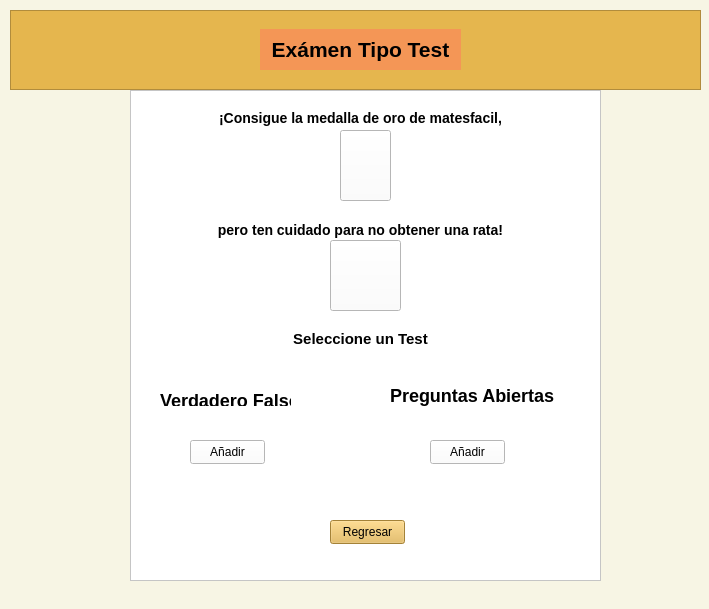
<?xml version="1.0" encoding="UTF-8"?>
<ui version="4.0">
 <class>Form</class>
 <widget class="QWidget" name="Form">
  <property name="geometry">
   <rect>
    <x>0</x>
    <y>0</y>
    <width>709</width>
    <height>609</height>
   </rect>
  </property>
  <property name="windowTitle">
   <string>Form</string>
  </property>
  <property name="styleSheet">
   <string notr="true">background-color: rgb(247, 245, 228);</string>
  </property>
  <widget class="QFrame" name="frame">
   <property name="geometry">
    <rect>
     <x>10</x>
     <y>10</y>
     <width>691</width>
     <height>80</height>
    </rect>
   </property>
   <property name="styleSheet">
    <string notr="true">background-color: rgb(229, 182, 78);</string>
   </property>
   <property name="frameShape">
    <enum>QFrame::StyledPanel</enum>
   </property>
   <property name="frameShadow">
    <enum>QFrame::Raised</enum>
   </property>
   <widget class="QLabel" name="label">
    <property name="geometry">
     <rect>
      <x>250</x>
      <y>19</y>
      <width>201</width>
      <height>41</height>
     </rect>
    </property>
    <property name="whatsThis">
     <string>&lt;html&gt;&lt;head/&gt;&lt;body&gt;&lt;h1 align=&quot;center&quot; style=&quot; margin-top:18px; margin-bottom:12px; margin-left:0px; margin-right:0px; -qt-block-indent:0; text-indent:0px;&quot;&gt;&lt;span style=&quot; font-family:'Courier New','Courier','monospace'; font-size:xx-large; font-weight:700; color:#000000;&quot;&gt;Exámenes tipo test&lt;/span&gt;&lt;/h1&gt;&lt;/body&gt;&lt;/html&gt;</string>
    </property>
    <property name="styleSheet">
     <string notr="true">background-color: rgb(244, 150, 86);</string>
    </property>
    <property name="text">
     <string>&lt;html&gt;&lt;head/&gt;&lt;body&gt;&lt;p align=&quot;center&quot;&gt;&lt;span style=&quot; font-size:16pt; font-weight:700; color:#000000;&quot;&gt;Exámen Tipo Test&lt;/span&gt;&lt;/p&gt;&lt;/body&gt;&lt;/html&gt;</string>
    </property>
   </widget>
  </widget>
  <widget class="QFrame" name="frame_2">
   <property name="geometry">
    <rect>
     <x>130</x>
     <y>90</y>
     <width>471</width>
     <height>491</height>
    </rect>
   </property>
   <property name="styleSheet">
    <string notr="true">background-color: rgb(255, 255, 255);</string>
   </property>
   <property name="frameShape">
    <enum>QFrame::StyledPanel</enum>
   </property>
   <property name="frameShadow">
    <enum>QFrame::Raised</enum>
   </property>
   <widget class="QLabel" name="label_2">
    <property name="geometry">
     <rect>
      <x>80</x>
      <y>20</y>
      <width>301</width>
      <height>16</height>
     </rect>
    </property>
    <property name="text">
     <string>&lt;html&gt;&lt;head/&gt;&lt;body&gt;&lt;h3 align=&quot;center&quot; style=&quot; margin-top:14px; margin-bottom:12px; margin-left:0px; margin-right:0px; -qt-block-indent:0; text-indent:0px; background-color:#ffffff;&quot;&gt;&lt;span style=&quot; font-family:'Times New Roman'; font-size:large; font-weight:700; color:#000000; background-color:#ffffff;&quot;&gt;¡Consigue la medalla de oro de matesfacil,&lt;/span&gt;&lt;/h3&gt;&lt;/body&gt;&lt;/html&gt;</string>
    </property>
   </widget>
   <widget class="QLabel" name="label_3">
    <property name="geometry">
     <rect>
      <x>190</x>
      <y>40</y>
      <width>91</width>
      <height>91</height>
     </rect>
    </property>
    <property name="styleSheet">
     <string notr="true">border-image: url(:/uno/0be0772db5a35601202d99cb3b1b9f45.jpg);</string>
    </property>
    <property name="text">
     <string/>
    </property>
   </widget>
   <widget class="QLabel" name="label_4">
    <property name="geometry">
     <rect>
      <x>80</x>
      <y>130</y>
      <width>301</width>
      <height>20</height>
     </rect>
    </property>
    <property name="text">
     <string>&lt;html&gt;&lt;head/&gt;&lt;body&gt;&lt;h3 align=&quot;center&quot; style=&quot; margin-top:14px; margin-bottom:12px; margin-left:0px; margin-right:0px; -qt-block-indent:0; text-indent:0px; background-color:#ffffff;&quot;&gt;&lt;span style=&quot; font-family:'Times New Roman'; font-size:large; font-weight:700; color:#000000; background-color:#ffffff;&quot;&gt;pero ten cuidado para no obtener una rata!&lt;/span&gt;&lt;/h3&gt;&lt;/body&gt;&lt;/html&gt;</string>
    </property>
   </widget>
   <widget class="QLabel" name="label_5">
    <property name="geometry">
     <rect>
      <x>190</x>
      <y>150</y>
      <width>101</width>
      <height>81</height>
     </rect>
    </property>
    <property name="styleSheet">
     <string notr="true">border-image: url(:/uno/pngtree-cute-mouse-cartoon-png-image_3835089.jpg);</string>
    </property>
    <property name="text">
     <string/>
    </property>
   </widget>
   <widget class="QLabel" name="label_6">
    <property name="geometry">
     <rect>
      <x>120</x>
      <y>240</y>
      <width>221</width>
      <height>16</height>
     </rect>
    </property>
    <property name="text">
     <string>&lt;html&gt;&lt;head/&gt;&lt;body&gt;&lt;p align=&quot;center&quot;&gt;&lt;span style=&quot; font-size:11pt; font-weight:700;&quot;&gt;Seleccione un Test&lt;/span&gt;&lt;/p&gt;&lt;/body&gt;&lt;/html&gt;</string>
    </property>
   </widget>
   <widget class="QLabel" name="label_7">
    <property name="geometry">
     <rect>
      <x>30</x>
      <y>300</y>
      <width>131</width>
      <height>16</height>
     </rect>
    </property>
    <property name="text">
     <string>&lt;html&gt;&lt;head/&gt;&lt;body&gt;&lt;h2 style=&quot; margin-top:16px; margin-bottom:12px; margin-left:0px; margin-right:0px; -qt-block-indent:0; text-indent:0px; background-color:#ffffff;&quot;&gt;&lt;span style=&quot; font-family:'Times New Roman'; font-size:12pt; font-weight:700; color:#000000; background-color:#ffffff;&quot;&gt;Verdadero Falso&lt;/span&gt;&lt;/h2&gt;&lt;/body&gt;&lt;/html&gt;</string>
    </property>
   </widget>
   <widget class="QLabel" name="label_9">
    <property name="geometry">
     <rect>
      <x>260</x>
      <y>290</y>
      <width>171</width>
      <height>31</height>
     </rect>
    </property>
    <property name="text">
     <string>&lt;html&gt;&lt;head/&gt;&lt;body&gt;&lt;h2 style=&quot; margin-top:16px; margin-bottom:12px; margin-left:0px; margin-right:0px; -qt-block-indent:0; text-indent:0px; background-color:#ffffff;&quot;&gt;&lt;span style=&quot; font-size:x-large; font-weight:700; background-color:#ffffff;&quot;&gt;Preguntas Abiertas&lt;/span&gt;&lt;/h2&gt;&lt;/body&gt;&lt;/html&gt;</string>
    </property>
   </widget>
   <widget class="QPushButton" name="pushButton_3">
    <property name="geometry">
     <rect>
      <x>210</x>
      <y>40</y>
      <width>51</width>
      <height>71</height>
     </rect>
    </property>
    <property name="text">
     <string/>
    </property>
    <property name="icon">
     <iconset>
      <normaloff>img/medalla.jpg</normaloff>img/medalla.jpg</iconset>
    </property>
    <property name="iconSize">
     <size>
      <width>130</width>
      <height>75</height>
     </size>
    </property>
   </widget>
   <widget class="QPushButton" name="pushButton_4">
    <property name="geometry">
     <rect>
      <x>200</x>
      <y>150</y>
      <width>71</width>
      <height>71</height>
     </rect>
    </property>
    <property name="text">
     <string/>
    </property>
    <property name="icon">
     <iconset>
      <normaloff>img/raton.jpg</normaloff>img/raton.jpg</iconset>
    </property>
    <property name="iconSize">
     <size>
      <width>130</width>
      <height>75</height>
     </size>
    </property>
   </widget>
   <widget class="QPushButton" name="botonAddVF">
    <property name="geometry">
     <rect>
      <x>60</x>
      <y>350</y>
      <width>75</width>
      <height>24</height>
     </rect>
    </property>
    <property name="text">
     <string>Añadir</string>
    </property>
   </widget>
   <widget class="QPushButton" name="botonAddA">
    <property name="geometry">
     <rect>
      <x>300</x>
      <y>350</y>
      <width>75</width>
      <height>24</height>
     </rect>
    </property>
    <property name="text">
     <string>Añadir</string>
    </property>
   </widget>
   <widget class="QPushButton" name="botonRegresarEval">
    <property name="geometry">
     <rect>
      <x>200</x>
      <y>430</y>
      <width>75</width>
      <height>24</height>
     </rect>
    </property>
    <property name="styleSheet">
     <string notr="true">font: 700 9pt &quot;Segoe UI&quot;;
background-color: rgb(229, 182, 78);</string>
    </property>
    <property name="text">
     <string>Regresar</string>
    </property>
   </widget>
  </widget>
 </widget>
 <resources>
  <include location="imagenes/andres.qrc"/>
 </resources>
 <connections/>
</ui>
